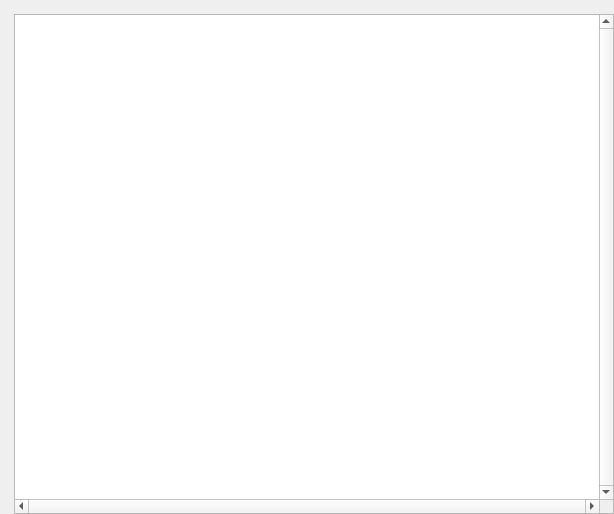
  <widget class="QWidget" name="centralwidget">
   <layout class="QGridLayout" name="gridLayoutCentral">
    <property name="spacing">
     <number>0</number>
    </property>
    <property name="leftMargin">
     <number>0</number>
    </property>
    <property name="topMargin">
     <number>0</number>
    </property>
    <property name="rightMargin">
     <number>0</number>
    </property>
    <property name="bottomMargin">
     <number>0</number>
    </property>
    <item row="0" column="0">
     <widget class="QWidget" name="rulerCorner">
      <property name="minimumSize">
       <size>
        <width>14</width>
        <height>14</height>
       </size>
      </property>
      <property name="maximumSize">
       <size>
        <width>14</width>
        <height>14</height>
       </size>
      </property>
     </widget>
    </item>
    <item row="0" column="1">
     <widget class="RulerWidget" name="rulerHorizontal"/>
    </item>
    <item row="1" column="0">
     <widget class="RulerWidget" name="rulerVertical"/>
    </item>
    <item row="1" column="1">
     <widget class="SheetView" name="graphicsView">
      <property name="minimumSize">
       <size>
        <width>600</width>
        <height>500</height>
       </size>
      </property>
      <property name="verticalScrollBarPolicy">
       <enum>Qt::ScrollBarAlwaysOn</enum>
      </property>
      <property name="horizontalScrollBarPolicy">
       <enum>Qt::ScrollBarAlwaysOn</enum>
      </property>
      <property name="viewportUpdateMode">
       <enum>QGraphicsView::FullViewportUpdate</enum>
      </property>
     </widget>
    </item>
   </layout>
  </widget>
